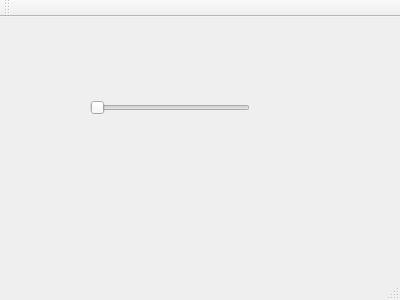
<?xml version="1.0" encoding="UTF-8"?>
<ui version="4.0">
 <class>UserInterface</class>
 <widget class="QMainWindow" name="UserInterface">
  <property name="geometry">
   <rect>
    <x>0</x>
    <y>0</y>
    <width>400</width>
    <height>300</height>
   </rect>
  </property>
  <property name="windowTitle">
   <string>UserInterface</string>
  </property>
  <widget class="QWidget" name="centralWidget">
   <widget class="QSlider" name="horizontalSlider">
    <property name="geometry">
     <rect>
      <x>90</x>
      <y>80</y>
      <width>160</width>
      <height>22</height>
     </rect>
    </property>
    <property name="orientation">
     <enum>Qt::Horizontal</enum>
    </property>
   </widget>
  </widget>
  <widget class="QMenuBar" name="menuBar">
   <property name="geometry">
    <rect>
     <x>0</x>
     <y>0</y>
     <width>400</width>
     <height>21</height>
    </rect>
   </property>
  </widget>
  <widget class="QToolBar" name="mainToolBar">
   <attribute name="toolBarArea">
    <enum>TopToolBarArea</enum>
   </attribute>
   <attribute name="toolBarBreak">
    <bool>false</bool>
   </attribute>
  </widget>
  <widget class="QStatusBar" name="statusBar"/>
 </widget>
 <layoutdefault spacing="6" margin="11"/>
 <resources/>
 <connections/>
</ui>
